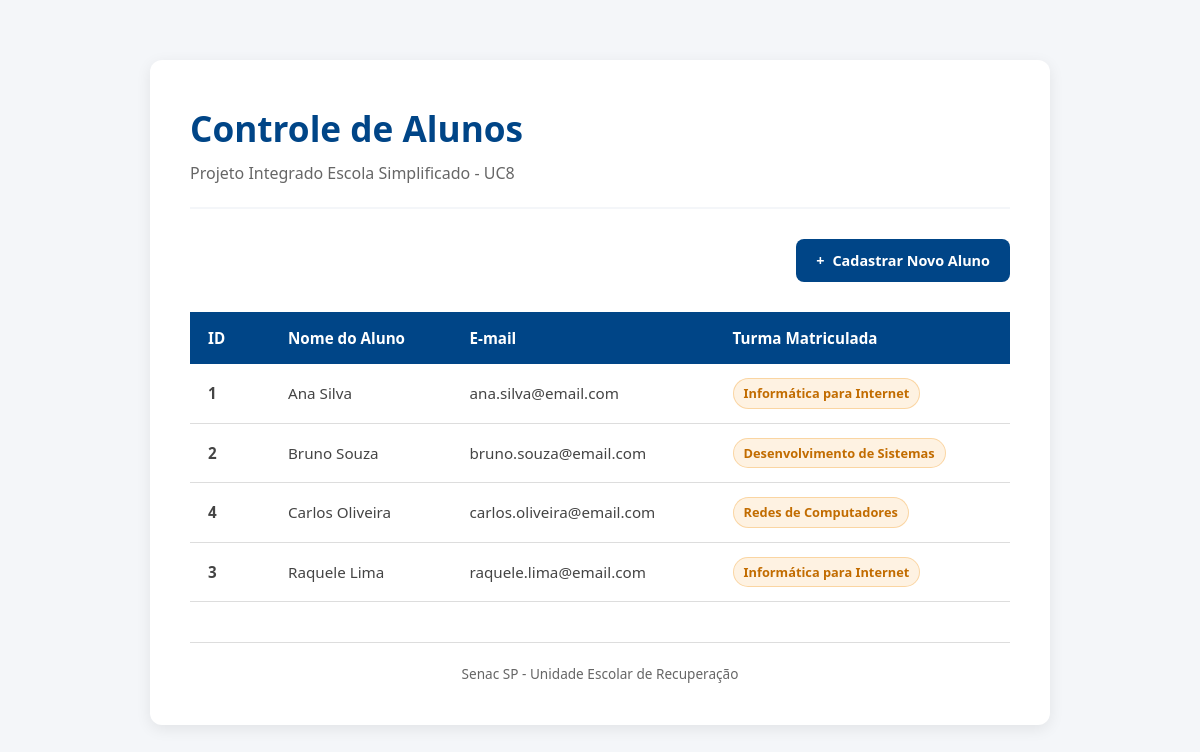
The page / on the database its author committed.
### tables this page shows
CREATE TABLE IF NOT EXISTS aluno (
    id_aluno INT AUTO_INCREMENT PRIMARY KEY,
    nome VARCHAR(100) NOT NULL,
    email VARCHAR(100) NOT NULL,
    id_turma INT NOT NULL,
    FOREIGN KEY (id_turma) REFERENCES turma(id_turma) 
        ON DELETE RESTRICT 
        ON UPDATE CASCADE
);

CREATE TABLE IF NOT EXISTS turma (
    id_turma INT AUTO_INCREMENT PRIMARY KEY,
    nome_turma VARCHAR(50) NOT NULL
);

### index.php (the view, shortened to what this page needs)
<?php
require 'conexao.php';
try {
    $sql = "SELECT aluno.id_aluno, aluno.nome, aluno.email, turma.nome_turma
            FROM aluno
            INNER JOIN turma ON aluno.id_turma = turma.id_turma
            ORDER BY aluno.nome ASC";
    $stmt = $pdo->query($sql);
    $alunos = $stmt->fetchAll(PDO::FETCH_ASSOC);
} catch (PDOException $e) {
    die("Falha na consulta de dados: " . $e->getMessage());
}
?>
<!DOCTYPE html>
<html lang="pt-BR">
<head>
    <link rel="stylesheet" href="estilo.css">
</head>
<body>
    <div class="container">
        <header class="main-header">
            <h1>Controle de Alunos</h1>
            <p class="subtitle">Projeto Integrado Escola Simplificado - UC8</p>
        </header>
        <section class="actions">
            <a href="cadastrar.php" class="btn btn-primary">
                <span class="icon">+</span> Cadastrar Novo Aluno
            </a>
        </section>
        <section class="content-table">
            <?php if (count($alunos) > 0): ?>
                <table>
                    <thead>
                        <tr>
                            <th width="80px">ID</th>
                            <th>Nome do Aluno</th>
                            <th>E-mail</th>
                            <th>Turma Matriculada</th>
                        </tr>
                    </thead>
                    <tbody>
                        <?php foreach ($alunos as $aluno): ?>
                            <tr>
                                <td><strong><?= $aluno['id_aluno'] ?></strong></td>
                                <td><?= htmlspecialchars($aluno['nome']) ?></td>
                                <td><?= htmlspecialchars($aluno['email']) ?></td>
                                <td><span class="badge"><?= htmlspecialchars($aluno['nome_turma']) ?></span></td>
                            </tr>
                        <?php endforeach; ?>
                    </tbody>
                </table>
            <?php else: ?>
                <div class="no-data">
                    <p>Nenhum aluno cadastrado no momento.</p>
                </div>
            <?php endif; ?>
        </section>
        <footer>
            <p>Senac SP - Unidade Escolar de Recuperação</p>
        </footer>
    </div>
</body>
</html>

### estilo.css (style rules this page uses)
:root { --primary-color: #004587; --primary-light: #0060ba; --accent-color: #f29111; --bg-color: #f4f6f9; --card-bg: #ffffff; --text-color: #333333; --text-muted: #666666; --border-color: #dddddd; --success-color: #2ec4b6; --error-color: #e71d36; }
* { box-sizing: border-box; margin: 0; padding: 0; }
body { font-family: 'Segoe UI', Tahoma, Geneva, Verdana, sans-serif; background-color: var(--bg-color); color: var(--text-color); line-height: 1.6; padding: 20px; }
.container { max-width: 900px; margin: 40px auto; background: var(--card-bg); border-radius: 12px; box-shadow: 0 4px 15px rgba(0, 0, 0, 0.08); padding: 40px; }
.main-header { border-bottom: 2px solid var(--bg-color); padding-bottom: 20px; margin-bottom: 30px; }
.main-header h1 { color: var(--primary-color); font-size: 2.2rem; font-weight: 700; }
.subtitle { color: var(--text-muted); font-size: 1rem; margin-top: 5px; }
.content-table { margin-top: 20px; overflow-x: auto; }
table { width: 100%; border-collapse: collapse; margin-top: 10px; font-size: 0.95rem; }
table th { background-color: var(--primary-color); color: #ffffff; text-align: left; padding: 14px 18px; font-weight: 600; }
table td { padding: 14px 18px; border-bottom: 1px solid var(--border-color); color: #444444; }
.badge { background: rgba(242, 145, 17, 0.12); color: #c26c00; border: 1px solid rgba(242, 145, 17, 0.3); padding: 4px 10px; border-radius: 20px; font-size: 0.8rem; font-weight: 600; display: inline-block; }
.actions { margin-bottom: 20px; display: flex; justify-content: flex-end; }
.btn { display: inline-flex; align-items: center; justify-content: center; padding: 10px 20px; border-radius: 8px; font-weight: 600; text-decoration: none; cursor: pointer; font-size: 0.9rem; transition: all 0.2s ease; border: none; font-family: inherit; }
.btn-primary { background-color: var(--primary-color); color: #ffffff; }
.btn .icon { margin-right: 8px; font-weight: 700; }
footer { margin-top: 40px; border-top: 1px solid var(--border-color); padding-top: 20px; text-align: center; color: var(--text-muted); font-size: 0.85rem; }

### rows shown on the page
aluno: id_aluno "1", nome "Ana Silva", email "ana.silva@email.com", id_turma.nome_turma "Informática para Internet"
aluno: id_aluno "2", nome "Bruno Souza", email "bruno.souza@email.com", id_turma.nome_turma "Desenvolvimento de Sistemas"
aluno: id_aluno "4", nome "Carlos Oliveira", email "carlos.oliveira@email.com", id_turma.nome_turma "Redes de Computadores"
aluno: id_aluno "3", nome "Raquele Lima", email "raquele.lima@email.com", id_turma.nome_turma "Informática para Internet"
